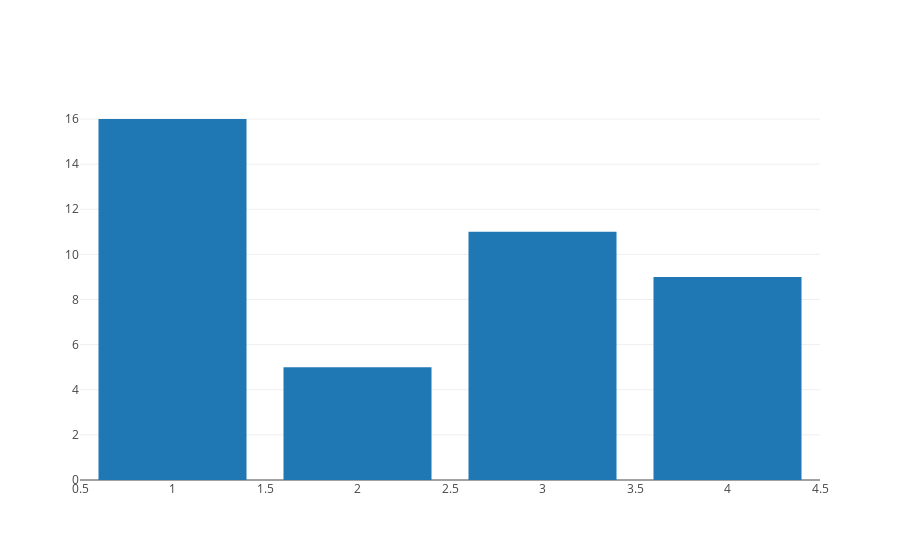

Here is the notebook cell this chart was saved with:
### Markdown cell above
## Bar Chart

### Code cell
trace1 = go.Bar(
    x=[1, 2, 3, 4],
    y=[16, 5, 11, 9]
)
data = [trace1]

plotly.offline.iplot(data)

### Figure 1 — Plotly figure (JSON) as saved in the notebook; plotly's stock layout.template omitted (floating-point values rounded to 4 significant figures)
{"data": [{"type": "bar", "uid": "747d50cc-38f2-4fb4-818a-736244ac24f2", "x": [1, 2, 3, 4], "y": [16, 5, 11, 9]}], "layout": {"autosize": true, "xaxis": {"autorange": true, "range": [0.5, 4.5], "type": "linear"}, "yaxis": {"autorange": true, "range": [0, 16.84], "type": "linear"}}}
